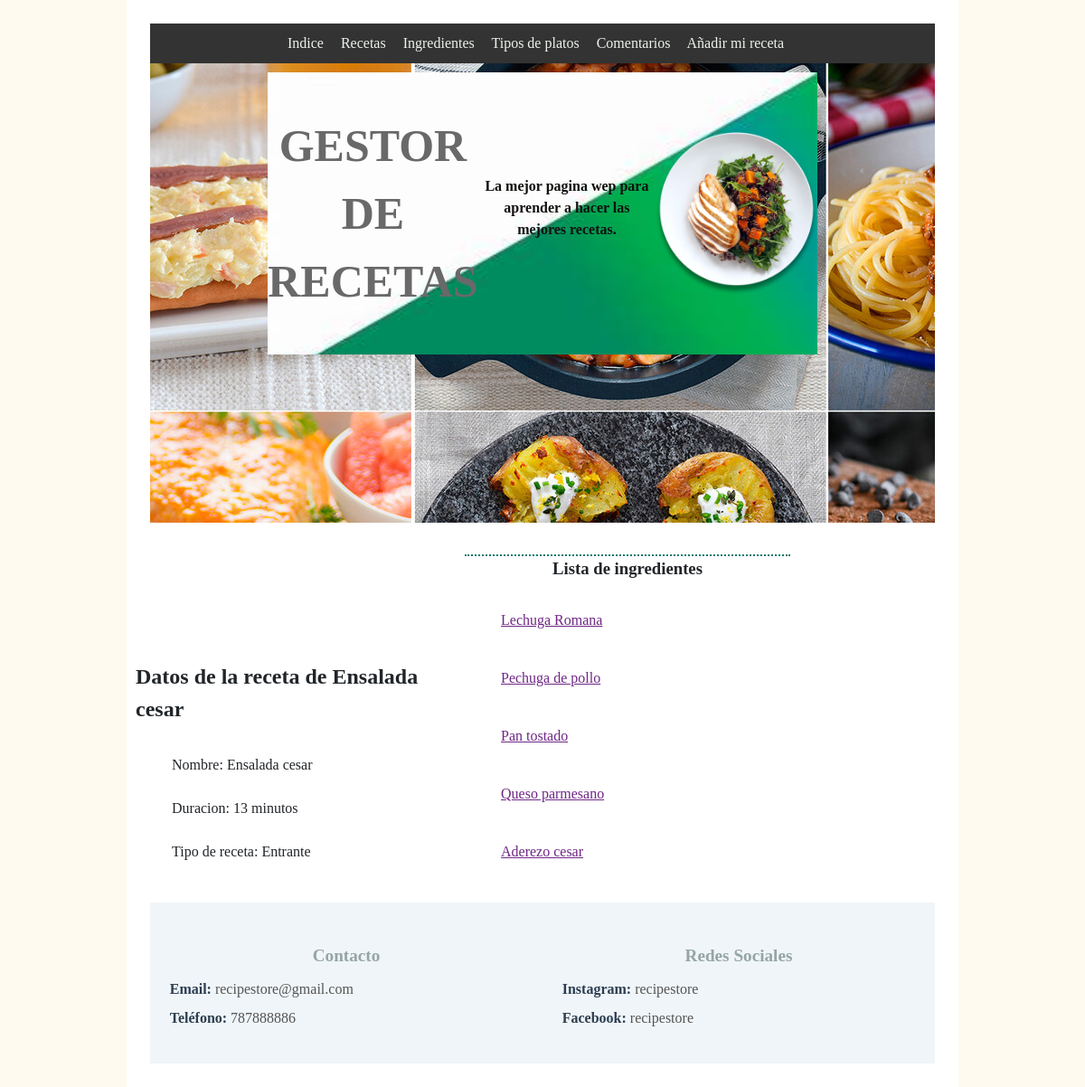
The page /es/receta/1/ on the database its author committed.
### appEmpresaRecetas/models.py (models this page shows, shortened)
class Receta(models.Model):
    tipo = models.ForeignKey(TipoPlato, on_delete=models.CASCADE)
    ingredientes = models.ManyToManyField(Ingrediente) #muchos ingredientes
    nombre = models.CharField(max_length=70)
    duracion = models.IntegerField()
    imagen = models.ImageField(upload_to='img',blank=True,null=True,verbose_name='Image')
    video = models.URLField(blank=True, null=True)

class TipoPlato(models.Model):
    nombre = models.CharField(max_length=50)
    def __str__(self):
        return self.nombre

class Ingrediente(models.Model):
    nombre = models.CharField(max_length=50)
    kcal = models.FloatField(default=0)
    grasas= models.FloatField(default= 0)

### appEmpresaRecetas/views.py (the view)
# urls.py: path('receta/<int:receta_id>/', views.show_receta, name='receta'),
def show_receta(request, receta_id):
	receta = get_object_or_404(Receta, pk=receta_id)
	ingredientes = receta.ingredientes.all()
	"""output = f'Detalles de la receta: {receta.id},{receta.nombre}, {receta.ingredientes}, {receta.duracion}, {receta.tipo}'"""
	"""return HttpResponse(output)"""
	context = {'receta': receta, 'ingredientes': ingredientes }
	return render(request, 'receta.html', context)

### appEmpresaRecetas/templates/receta.html (shortened to what this page needs)
{% extends "base.html" %}
{% load static %}
{% block contenido %}
{% if receta %}
<div class="rb">
    <h2>Datos de la receta de  {{ receta.nombre}} </h2>
    <ul>
        <li>
           Nombre: {{ receta.nombre}}
        </li>
        <li>
            Duracion: {{ receta.duracion}} minutos
        </li>
        <li>
           Tipo de receta: {{ receta.tipo}}
        </li>
    </ul>
</div>
    <div class="rb">
    <h3>Lista de ingredientes</h3>
	{% if ingredientes %}
    {% for i in ingredientes %}
		<ul>
			<li><a href="{% url 'ingrediente' ingrediente_id=i.id %}">{{ i.nombre}}</a></li>
		</ul>
        {% endfor %}
	{% endif %}
</div>
{% else %}
    <p>No existe esta receta.</p>
{% endif %}
{% endblock %}

### appEmpresaRecetas/static/css/styles.css (style rules this page uses)
body { margin: 0; font-family: var(--bs-font-sans-serif); font-size: 1rem; font-weight: 400; line-height: 1.5; color: #212529; background-color: FloralWhite; -webkit-text-size-adjust: 100%; -webkit-tap-highlight-color: transparent; display: flex; }
h3 { border-top: 2px dotted #107b6b; text-align: center; }
a { color: #6f2785; }
ul { line-height: 3em; list-style-type: none; }
.rb { display: inline-block; width: 40%; }

### rows shown on the page
Receta: nombre "Ensalada cesar", duracion "13", tipo "Entrante"
Ingrediente: nombre "Lechuga Romana"
Ingrediente: nombre "Pechuga de pollo"
Ingrediente: nombre "Pan tostado"
Ingrediente: nombre "Queso parmesano"
Ingrediente: nombre "Aderezo cesar"
